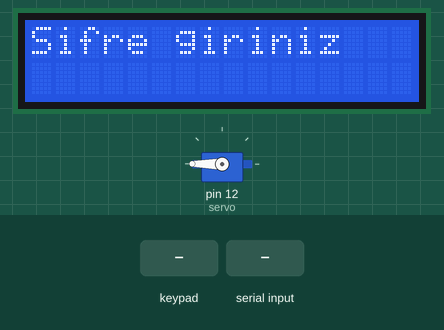
A sketch run on a simulated Arduino Uno, built with avr-gcc and run on an emulated ATmega328P. On the bench: 16×2 character LCD, servo. Inputs (shaded band) come from the test bench. What the sketch prints to the serial monitor is not drawn.

Above: at 1.8 s.
1.9 s: keypad keys 2 3 4 5 # pressed 0.4 s apart
At 4.4 s:
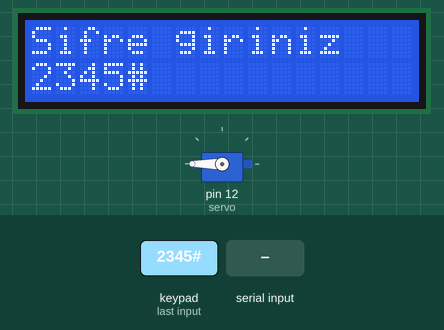
5.4 s: "true\n" received over the second serial link
At 8.3 s:
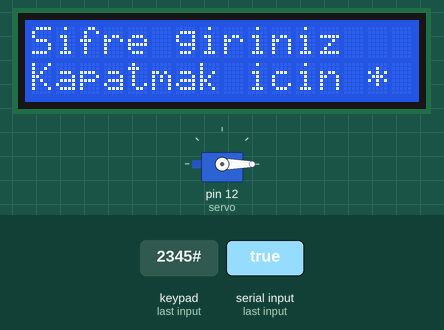
8.4 s: key '*' pressed
11.4 s: key 'A' pressed
14.4 s: key '#' pressed
At 17.1 s:
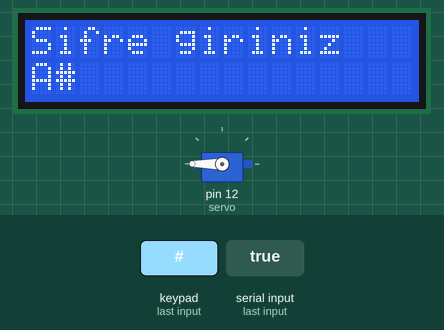
17.4 s: "false\n" received over the second serial link
At 19.8 s:
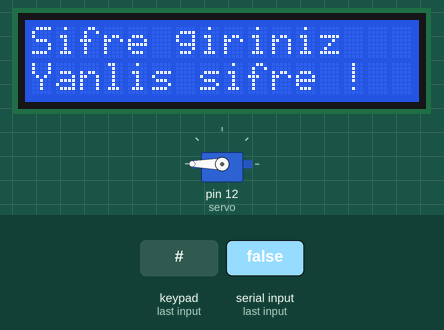
Timing chart, 0 to 21.3 s (numbered marks = the images above; inputs shaded):
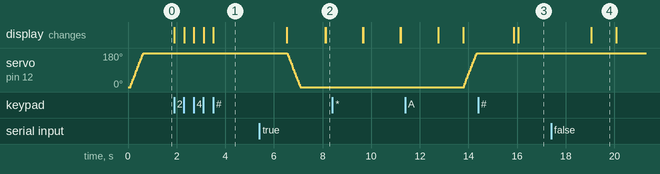

The sketch:

Arduino.ino
```cpp
#include <Servo.h>
#include <LiquidCrystal_I2C.h>
#include <Wire.h>
#include <Keypad.h>
#include <SoftwareSerial.h>
SoftwareSerial Uno_serial (10,11);
char c;
String dataIn;
int Position = 0;
bool door = true;
Servo servo;
LiquidCrystal_I2C lcd(0x27 , 16 , 2);


const byte ROWS = 4; //four rows
const byte COLS = 4; //three columns
char keys[ROWS][COLS] = {
  {'1','2','3' , 'A'},
  {'4','5','6', 'B'},
  {'7','8','9', 'C'},
  {'*','0','#', 'D'}
};
byte rowPins[ROWS] = {2,3,4,5}; //connect to the row pinouts of the keypad
byte colPins[COLS] = {6,7,8,9}; //connect to the column pinouts of the keypad
String sifre= "";
String girilen_sifre ="";
int basamak = 0;
Keypad keypad = Keypad( makeKeymap(keys), rowPins, colPins, ROWS, COLS );

void setup(){
  Serial.begin(57600); //uno - pc
  Uno_serial.begin(9600); // uno - nodemcu
  lcd.init();
  lcd.backlight();
  lcd.setCursor(0,0);
lcd.print("Sifre giriniz");


  servo.attach(12);
  ServoClose();

}

void loop(){


if(door == 0)//
{
    lcd.setCursor(0,1);
    lcd.print("Kapatmak icin *");
    delay(1500);
    for(int i = 0 ; i<16 ; i++)
        {
          lcd.setCursor(i,1);
          lcd.print(" ");


        }

    char tus_door = keypad.getKey();

    if (tus_door == '*') // when the '' key is pressed
    {
      lcd.setCursor(0,1);
      lcd.print("Kapaniyor..");
      delay(1000);

      for(int i = 0 ; i<16 ; i++)
        {
          lcd.setCursor(i,1);
          lcd.print(" ");


        }
      ServoClose(); // closes the servo motor
      door = 1;
      delay(1500); // waits 3 seconds

    }
}


  char tus = keypad.getKey();

  if(tus != NO_KEY)
  {
    lcd.setCursor(basamak , 1);
    lcd.print(tus);
    girilen_sifre = girilen_sifre + tus  ;
    basamak++;

  }

  if(tus == '#')
  {
         //Serial.print(girilen_sifre.substring(0 , basamak-1)+'\n');

   Uno_serial.print(girilen_sifre.substring(0 , basamak-1)+'\n');
   delay(3000);
  if(Uno_serial.available()==0)
  {Serial.println("data gelmedi");}
  while(Uno_serial.available()>0)
  {


    c = Uno_serial.read();
    if(c == '\n') {break;}
    else          {dataIn+= c;}

  }
  if(c == '\n')
  {
    Serial.println(dataIn);
    sifre = dataIn;
    c = 0;
    dataIn="";

  }


      if(sifre == "true")
      {
        lcd.setCursor(0,1);
        lcd.print("Dogru sifre !");
        ServoOpen();
        door = 0; // open door
        delay(1000);
        for(int i = 0 ; i<16 ; i++)
        {
          lcd.setCursor(i,1);
          lcd.print(" ");


        }
        girilen_sifre = "";
        //sifre="";
        basamak = 0;


      }

      else if(sifre == "false")
      {

        lcd.setCursor(0,1);
        lcd.print("Yanlis sifre !");
        delay(1000);
        for(int i = 0 ; i<16 ; i++)
        {
          lcd.setCursor(i,1);
          lcd.print(" ");


        }
        door = 1; //door close
        girilen_sifre = "";
        basamak = 0;


      }


  }
}

void ServoOpen() // opens the servo
{
  for (Position = 180; Position >= 0; Position -= 5) { // moves from 0 to 180 degrees
    servo.write(Position); // moves to the postion
    delay(15); // waits 15 milliseconds
  }
}

void ServoClose() // closes the servo
{
  for (Position = 0; Position <= 180; Position += 5) { // moves from position 0 to 180 degrees
    servo.write(Position); // moves to the position
    delay(15); // waits 15 milliseconds
  }
}
```

Measured:
- after the input at 1.9 s, the display: first changes at once (image 1 shows a later state)
- after the input at 5.4 s, servo on pin 12 (servo): moves from 180° to 0° over 0.54 s, starting after 1.1 s; the display: first changes after 1.1 s (image 2 shows a later state)
- after the input at 14.4 s, the display: first differs from a run without the input after 1.6 s (image 3)
- after the input at 17.4 s, servo on pin 12 (servo): stays 180° (without the input it goes to 170° after 1.7 s); the display: changes after 1.7 s (image 4)
- what the display in image 4 shows lasts 1.0 s, from 19.1 s to 20.1 s
